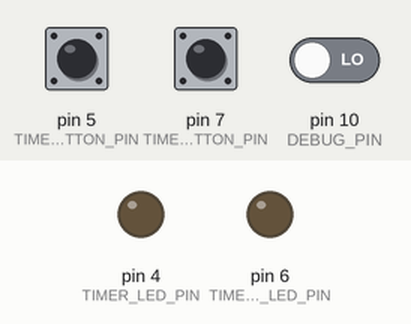
A program run on a simulated Arduino Uno, built with avr-gcc and run on an emulated ATmega328P. Shown: output pins drawn as LEDs (lit = HIGH). Inputs (shaded band) come from the test bench; at power-on: pin 5 (TIMER_BUTTON_PIN) LOW, pin 7 (TIMER_RESET_BUTTON_PIN) LOW, pin 10 (DEBUG_PIN) LOW.

Above: at 1.2 s.
1.3 s: pin 5 (TIMER_BUTTON_PIN) pulled HIGH for 0.15 s
At 2.7 s:
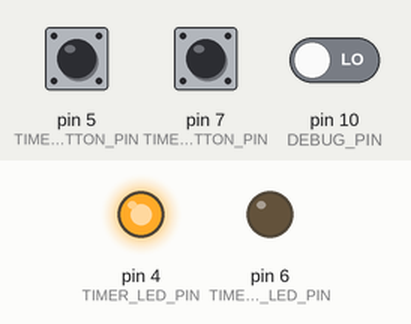
4.4 s: pin 5 (TIMER_BUTTON_PIN) pulled HIGH for 1 s
At 5.1 s:
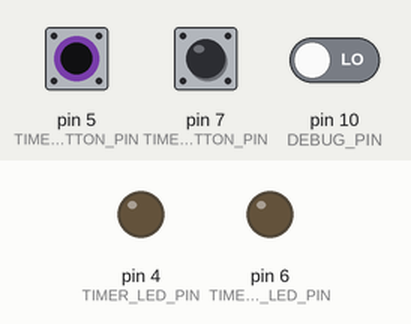
6.9 s: pin 5 (TIMER_BUTTON_PIN) pulled HIGH for 3.2 s
At 8.3 s:
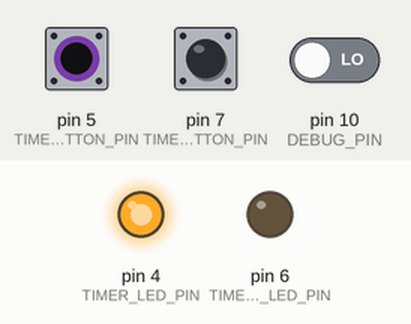
Timing chart, 0 to 9.9 s (numbered marks = the images above; inputs shaded):
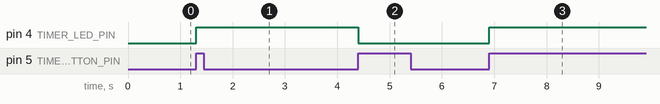

The program:

main.cpp
```cpp
#include <Arduino.h>
#include "button.h"
#include "timer.h"
#include "led.h"

#define TIMER_LED_PIN 4
#define TIMER_EX_LED_PIN 6
#define TIMER_BUTTON_PIN 5

#define TIMER_RESET_BUTTON_PIN 7

#define DEBUG_PIN 10

CUtil::Led timerLed(TIMER_LED_PIN);
CUtil::Led timerExLed(TIMER_EX_LED_PIN);

CUtil::Button timerButton(TIMER_BUTTON_PIN);
CUtil::Button timerResetButton(TIMER_RESET_BUTTON_PIN);
CUtil::Button debugButton(DEBUG_PIN);

long timerTarget = (long) 1000L* 60*30;
Timer timer(timerTarget);

void setup()
{
  Serial.begin(9600);
  pinMode(TIMER_LED_PIN, OUTPUT);
  pinMode(TIMER_EX_LED_PIN, OUTPUT);
  pinMode(TIMER_BUTTON_PIN, INPUT);
  pinMode(TIMER_RESET_BUTTON_PIN, INPUT);

  // timerLed = new CUtil::Led(TIMER_LED_PIN);
  // timerExLed = new CUtil::Led(TIMER_EX_LED_PIN);
  // timerButton = new CUtil::Button((int)TIMER_BUTTON_PIN);
  // timerResetButton = new CUtil::Button((int)TIMER_RESET_BUTTON_PIN);

  // timer = new Timer(1000 * 5);
}

void loop()
{
  long currentTimeMillis = millis();

  timerButton.registerButton(currentTimeMillis);
  timerResetButton.registerButton(currentTimeMillis);
  debugButton.registerButton(currentTimeMillis);

  timer.registerTimer(currentTimeMillis);

  if (timerResetButton.isClicked())
  {
    timer.reset();
  }

  if (timerButton.isClicked())
  {
    timer.toggleTimer();
  }

  if (timer.isTimerOn())
  {
    timerLed.setState(CUtil::LED_State::ON);
  }
  else
  {
    timerLed.setState(CUtil::LED_State::OFF);
  }

  if (timer.timerExceeded())
  {
    timerExLed.setState(CUtil::LED_State::ON);
  }
  else
  {
    timerExLed.setState(CUtil::LED_State::OFF);
  }

  if (debugButton.isClicked()) {
    Serial.print("Count Millis: ");
    Serial.println(timer.getCount());
    Serial.print("Target Time: ");
    Serial.println(timer.getTargetTime());
    Serial.print("Current Time: ");
    Serial.println(currentTimeMillis);
  }
}
```

button.h
```cpp
#include <Arduino.h>

#ifndef Button_CUtil // include guard
#define Button_CUtil

namespace CUtil
{

    class Button
    {
    private:
        long lastRegisterTime = 0;
        long marginTime = 50;    // time margin that prevents events of button, default 50 ms
        long buttonDownTime = 0; // how long has the button been down
        bool prevButtonDownState = false;
        bool buttonDown = false;

        // hardware
        int pinNum;

    public:
        Button(long marginTime, int pinNum)
        {
            this->marginTime = marginTime;
            this->pinNum = pinNum;
        }

        Button(int pinNum) : Button(50L, pinNum) {}

        // method to registering a button, this should be called in the beginning of each execution loop
        // input: currentTime: the currentTime of the execution in Millis
        void registerButton(long currentTime)
        {
            this->prevButtonDownState = this->buttonDown; // storing click state

            if (currentTime >= this->lastRegisterTime + this->marginTime)
            {
                this->buttonDown = digitalRead(this->pinNum) == HIGH;

                // update button down Time
                if (!this->buttonDown)
                {
                    this->buttonDownTime = 0;
                }
                else if (this->buttonDown && this->prevButtonDownState)
                {
                    this->buttonDownTime += currentTime - this->lastRegisterTime;
                }

                // update register time
                lastRegisterTime = currentTime;
            }
        }

        bool isClicked()
        {
            return this->buttonDown && !this->prevButtonDownState;
        }

        bool isReleased()
        {
            return !this->buttonDown && this->prevButtonDownState;
        }

        int getButtonDownTime()
        {
            return this->buttonDownTime;
        }
    };
}

#endif
```

led.h
```cpp
#include <Arduino.h>

#ifndef CUTIL_LED
#define CUTIL_LED
namespace CUtil {
    enum LED_State {
        ON,
        OFF
    };
    class Led {
        private:
        LED_State state;
        int pinNum = 0;

        public:
        Led(int pinNum) {
            this->pinNum = pinNum;
        }

        LED_State currentState() {
            return this->state;
        }

        void setState(LED_State state) {
            if (state != this->state) {
                this->state = state;

                if (this->state == ON) {
                    digitalWrite(this->pinNum, HIGH);
                } else {
                    digitalWrite(this->pinNum, LOW);
                }
            }
        }
    };
}
#endif
```

timer.h
```cpp
#ifndef TIMER
#define TIMER

class Timer
{
private:
    bool timerOn = false;
    long timerCountMillis = 0;
    long timerPreviousTimeMillis = 0;

    long setedTimerTimeMillis = 0;

public:
    Timer(long targetTime)
    {
        this->setedTimerTimeMillis = targetTime;
    }

    Timer() : Timer(0) {}

    void registerTimer(long currentTime)
    {
        if (this->timerOn)
        {
            long timerPassed = currentTime - this->timerPreviousTimeMillis;
            this->timerCountMillis += (timerPassed > 0 ? timerPassed : 0);
        }
        this->timerPreviousTimeMillis = currentTime;
    }

    bool timerExceeded()
    {
        return this->timerCountMillis > this->setedTimerTimeMillis;
    }

    void reset()
    {
        this->timerOn = false;
        this->timerCountMillis = 0;
        this->timerPreviousTimeMillis = 0;
    }

    void toggleTimer()
    {
        this->timerOn = !this->timerOn;
    }

    bool isTimerOn()
    {
        return this->timerOn;
    }

    void setTimerTargetTime(long timeMillis)
    {
        if (0 < timeMillis)
        {
            this->setedTimerTimeMillis = timeMillis;
        }
        // throw std::invalid_argument( "received negative value for timer target time" );
    }

    long getCount()
    {
        return this->timerCountMillis;
    }

    long getTargetTime()
    {
        return this->setedTimerTimeMillis;
    }
};

#endif
```

button.cpp
```cpp
#include <Arduino.h>
#include "button.h"

class Button {
    private:
        int lastRegisterTime = 0;
        int marginTime = 50; // time margin that prevents events of button, default 50 ms
        int buttonDownTime = 0; // how long has the button been down
        bool prevButtonDownState = false;
        bool buttonDown = false;

        // hardware
        int pinNum;

    public:
        Button(int marginTime, int pinNum) {
            this->marginTime = marginTime;
            this->pinNum = pinNum;
        }

        Button(int pinNum): Button(50, pinNum){}

        // method to registering a button, this should be called in the beginning of each execution loop
        // input: currentTime: the currentTime of the execution in Millis
        void registerButton(int currentTime) {
            this->prevButtonDownState = this->buttonDown; // storing click state

            if (currentTime >= this->lastRegisterTime + this->marginTime) {
                this->buttonDown = digitalRead(this->pinNum) == HIGH;

                // update button down Time
                if (!this->buttonDown) {
                    this->buttonDownTime = 0;
                } else if (this->buttonDown && this->prevButtonDownState) {
                    this->buttonDownTime += currentTime - this->lastRegisterTime;
                }

                // update register time
                lastRegisterTime = currentTime;
            }
        }

        bool isClicked() {
            return this->buttonDown && !this->prevButtonDownState;
        }

        bool isReleased() {
            return !this->buttonDown && this->prevButtonDownState;
        }

        int getButtonDownTime() {
            return this->buttonDownTime;
        }
};
```

timer.cpp
```cpp

```

Measured:
- after the input at 1.3 s, pin 4 (TIMER_LED_PIN): LOW → HIGH at once
- after the input at 4.4 s, pin 4 (TIMER_LED_PIN): HIGH → LOW at once
- after the input at 6.9 s, pin 4 (TIMER_LED_PIN): LOW → HIGH at once
